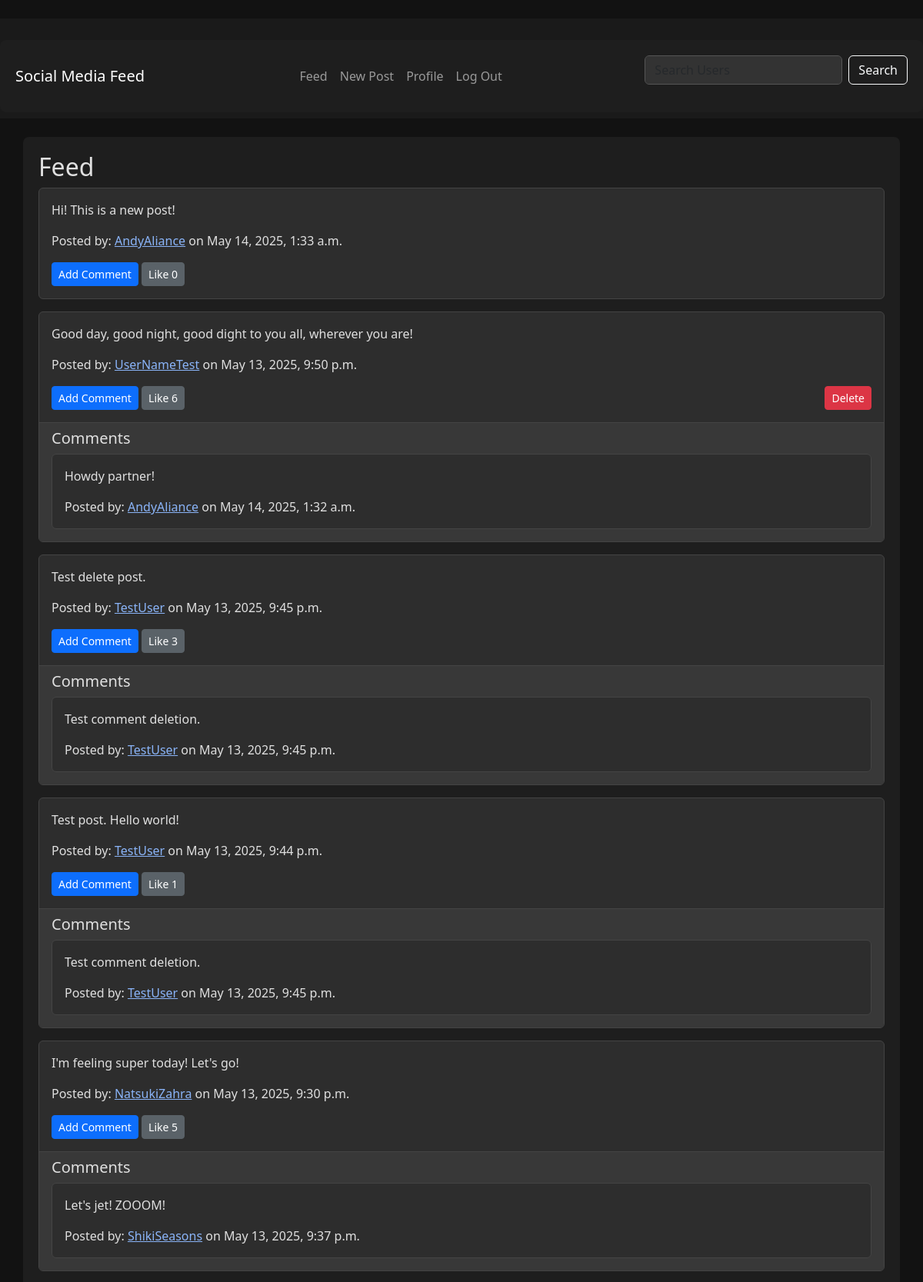
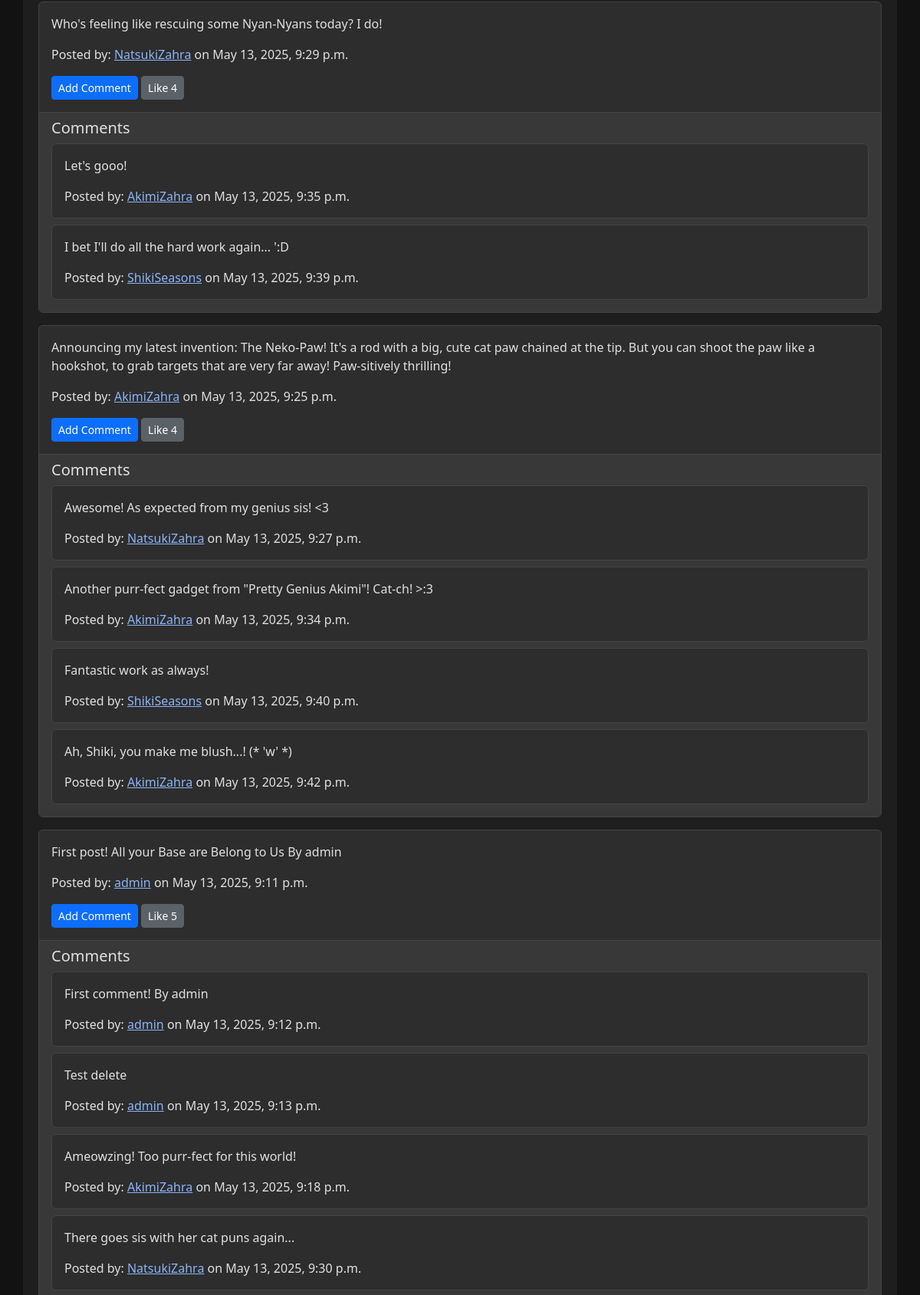
Page /feed/ (signed in, upper part) on the committed database (2 pictures, top to bottom).
### core/models.py (models this page shows, shortened)
class Post(models.Model):
    content = models.TextField()
    user = models.ForeignKey(User, on_delete=models.CASCADE, related_name='posts')
    created_at = models.DateTimeField(auto_now_add=True)
    updated_at = models.DateTimeField(auto_now=True)

class Comment(models.Model):
    content = models.TextField()
    user = models.ForeignKey(User, on_delete=models.CASCADE, related_name='comments')
    post = models.ForeignKey(Post, on_delete=models.CASCADE, related_name='comments')
    created_at = models.DateTimeField(auto_now_add=True)
    updated_at = models.DateTimeField(auto_now=True)

### core/views.py (the view)
# urls.py: path('feed/', views.feed, name='feed'),
def feed(request):
    posts = Post.objects.all().order_by('-created_at')
    if request.user.is_authenticated:
        return render(request, 'feed.html', {'posts': posts})
    else:
        return render(request, 'guest_feed.html', {'posts': posts})

### core/templates/feed.html (shortened to what this page needs)
﻿{% extends 'base.html' %}
{% block content %}
  <h2>Feed</h2>
  {% for post in posts %}
    <div class="card mb-3">
      <div class="card-body">
        <p class="card-text">{{ post.content }}</p>
        <p class="card-text">Posted by: <a href="{% url 'user_profile' post.user.username %}">{{ post.user.username }}</a> on {{ post.created_at }}</p>
        <div class="d-flex justify-content-between">
          <div>
            <a href="{% url 'comment_create' post.pk %}" class="btn btn-primary btn-sm">Add Comment</a>
            <a href="{% url 'like' post.pk %}" class="btn btn-secondary btn-sm">Like {{ post.likes.count }}</a>
          </div>
          {% if post.user == request.user %}
            <a href="{% url 'post_delete' post.pk %}" class="btn btn-danger btn-sm">Delete</a>
          {% endif %}
        </div>
      </div>
      {% if post.comments.exists %}
        <div class="card-footer">
          <h5>Comments</h5>
          {% for comment in post.comments.all %}
            <div class="card mb-2">
              <div class="card-body">
                <p class="card-text">{{ comment.content }}</p>
                <p class="card-text">Posted by: <a href="{% url 'user_profile' comment.user.username %}">{{ comment.user.username }}</a> on {{ comment.created_at }}</p>
              </div>
            </div>
          {% endfor %}
        </div>
      {% endif %}
    </div>
  {% endfor %}
{% endblock %}

### static/css/styles.css (style rules this page uses)
.card { background-color: #2d2d2d; border-color: #444; color: #e0e0e0; }
.card-footer { background-color: #383838; border-color: #444; }
.btn-primary { background-color: #0d6efd; border-color: #0d6efd; }
.btn-secondary { background-color: #5a6268; border-color: #5a6268; }
a { color: #8ab4f8; }

### rows in the picture
Post: content "Hi! This is a new post!", user.username "AndyAliance", created_at "May 14, 2025, 1:33 a.m.", likes.count "0"
Post: content "Good day, good night, good dight to you all, wherever you are!", user.username "UserNameTest", created_at "May 13, 2025, 9:50 p.m.", likes.count "6", shows "Delete"
Comment: content "Howdy partner!", user.username "AndyAliance", created_at "May 14, 2025, 1:32 a.m."
Post: content "Test delete post.", user.username "TestUser", created_at "May 13, 2025, 9:45 p.m.", likes.count "3"
Comment: content "Test comment deletion.", user.username "TestUser", created_at "May 13, 2025, 9:45 p.m."
Post: content "Test post. Hello world!", user.username "TestUser", created_at "May 13, 2025, 9:44 p.m.", likes.count "1"
Comment: content "Test comment deletion.", user.username "TestUser", created_at "May 13, 2025, 9:45 p.m."
Post: content "I'm feeling super today! Let's go!", user.username "NatsukiZahra", created_at "May 13, 2025, 9:30 p.m.", likes.count "5"
Comment: content "Let's jet! ZOOOM!", user.username "ShikiSeasons", created_at "May 13, 2025, 9:37 p.m."
Post: content "Who's feeling like rescuing some Nyan-Nyans today? I do!", user.username "NatsukiZahra", created_at "May 13, 2025, 9:29 p.m.", likes.count "4"
Comment: content "Let's gooo!", user.username "AkimiZahra", created_at "May 13, 2025, 9:35 p.m."
Comment: content "I bet I'll do all the hard work again... ':D", user.username "ShikiSeasons", created_at "May 13, 2025, 9:39 p.m."
Post: content "Announcing my latest invention: The Neko-Paw! It's a rod with a big, cute cat paw chained at the tip. But you can shoot the paw like a hookshot, to grab targets that are very far away! Paw-sitively thrilling!", user.username "AkimiZahra", created_at "May 13, 2025, 9:25 p.m.", likes.count "4"
Comment: content "Awesome! As expected from my genius sis! <3", user.username "NatsukiZahra", created_at "May 13, 2025, 9:27 p.m."
Comment: content "Another purr-fect gadget from \"Pretty Genius Akimi\"! Cat-ch! >:3", user.username "AkimiZahra", created_at "May 13, 2025, 9:34 p.m."
Comment: content "Fantastic work as always!", user.username "ShikiSeasons", created_at "May 13, 2025, 9:40 p.m."
Comment: content "Ah, Shiki, you make me blush...! (* 'w' *)", user.username "AkimiZahra", created_at "May 13, 2025, 9:42 p.m."
Post: content "First post! All your Base are Belong to Us By admin", user.username "admin", created_at "May 13, 2025, 9:11 p.m.", likes.count "5"
Comment: content "First comment! By admin", user.username "admin", created_at "May 13, 2025, 9:12 p.m."
Comment: content "Test delete", user.username "admin", created_at "May 13, 2025, 9:13 p.m."
Comment: content "Ameowzing! Too purr-fect for this world!", user.username "AkimiZahra", created_at "May 13, 2025, 9:18 p.m."
Comment: content "There goes sis with her cat puns again...", user.username "NatsukiZahra", created_at "May 13, 2025, 9:30 p.m."
